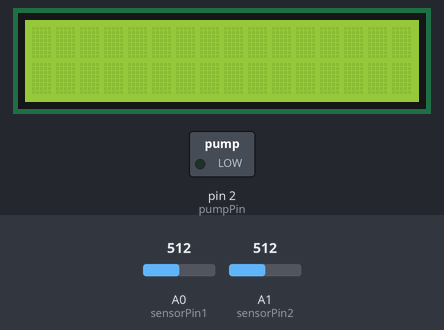
This sketch was run on a simulated Arduino Uno, built with avr-gcc and run on an emulated ATmega328P. Parts: 16×2 character LCD, switched loads named in the sketch (green lamp = pin HIGH). The test bench sets the inputs (shaded band); at power-on: A0 (sensorPin1) = 512, A1 (sensorPin2) = 512. What the sketch prints to the serial monitor is not drawn.

Above: at 1.2 s.
1.3 s: A0 (sensorPin1) set to 893
At 11.0 s:
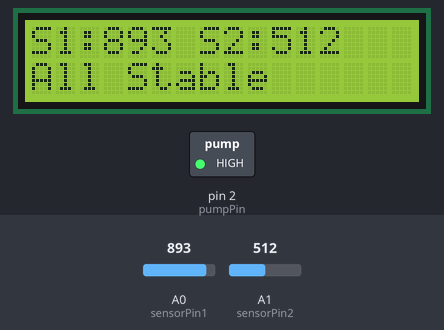
16.2 s: A0 (sensorPin1) set to 907
At 21.1 s:
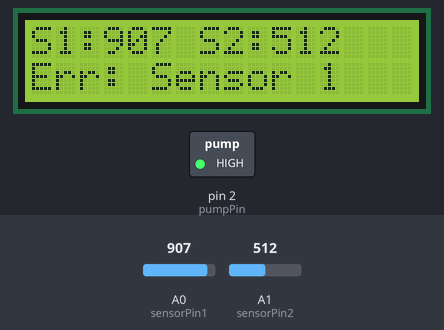
31.1 s: A1 (sensorPin2) set to 886
At 41.1 s:
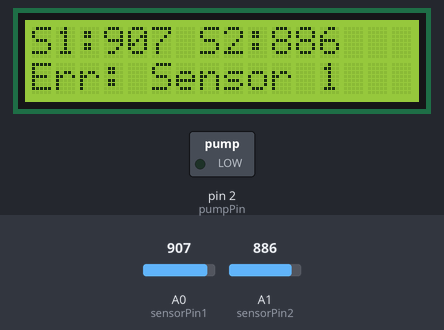
46.0 s: A1 (sensorPin2) set to 912
At 51.1 s:
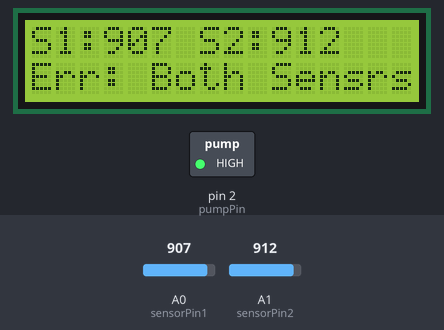
60.9 s: A0 (sensorPin1) set to 900
At 71.1 s:
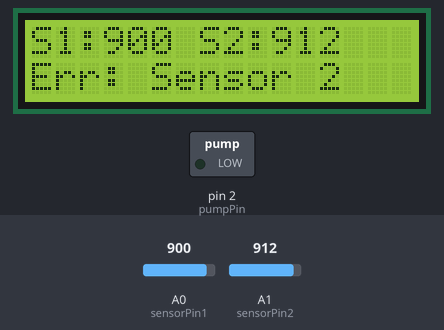
Timing chart, 0 to 72.6 s (numbered marks = the images above; inputs shaded):
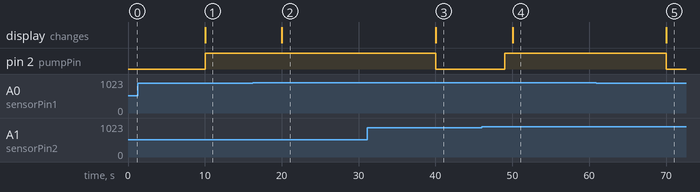

Measured:
- the behaviour switches between 900 and 901 on A0 (sensorPin1) (found by bisection; images 1 and 2)
- the behaviour switches between 900 and 901 on A1 (sensorPin2) (found by bisection; images 3 and 4)
- after the input at 1.3 s, the display: changes after 8.7 s (image 1)
- after the input at 16.2 s, pin 2 (pumpPin): stays HIGH (without the input it goes to LOW after 3.8 s); the display: changes after 3.8 s (image 2)
- after the input at 31.1 s, pin 2 (pumpPin): HIGH → LOW after 8.9 s; the display: changes after 8.9 s (image 3)
- after the input at 46.0 s, pin 2 (pumpPin): goes on until 49.0 s, then stays HIGH; the display: changes after 4.0 s (image 4)
- after the input at 60.9 s, pin 2 (pumpPin): HIGH → LOW after 9.1 s; the display: changes after 9.1 s (image 5)

The sketch:

irrigation_system.ino
```cpp
#include <Wire.h> // Библиотека для I2C
#include <LiquidCrystal_I2C.h> // Подключение библиотеки для дисплея 1602

const int sensorPin1 = A0;  // Пин для первого датчика влажности
const int sensorPin2 = A1;  // Пин для второго датчика влажности
const int pumpPin = 2;       // Пин для насоса
const int thresholdHigh = 600; // Порог включения насоса
const int maxSensorValue = 900;
const int minSensorValue = 100;

LiquidCrystal_I2C lcd(0x27, 16, 2);

bool pumpOn = false; // Состояние насоса
bool sensor1Valid = true;
bool sensor2Valid = true;
unsigned long pumpStartTime = 0; // Время включения насоса
unsigned long pumpCooldownStartTime = 0; // Время начала паузы после выключения
unsigned long lastUpdateTime = 0; // Время последнего обновления
const unsigned long updateInterval = 10000; // Интервал обновления измерений
const unsigned long wateringInterval = 9000;
bool pumpCooldown = false; // Флаг состояния блокировки насоса
bool firstRun = true; // Флаг для отслеживания первого запуска


void setup() {
  Serial.begin(9600);
  pinMode(pumpPin, OUTPUT);
  lcd.init();
  lcd.backlight();
}

void loop() {
  unsigned long currentMillis = millis();

  // Обновление показаний датчиков по таймеру
  if (currentMillis - lastUpdateTime >= updateInterval) {
    lastUpdateTime = currentMillis;

    // Считывание значений с датчиков
    int sensorValue1 = analogRead(sensorPin1);
    int sensorValue2 = analogRead(sensorPin2);

    // Вывод значений датчиков на первой строке дисплея
    if (!pumpOn) { // Дисплей включён только, если насос не работает
      lcd.setCursor(0, 0);
      lcd.print("S1:");
      lcd.print(sensorValue1);
      lcd.print(" S2:");
      lcd.print(sensorValue2);
      lcd.print("  ");
      Serial.println("Sensor 1: ");
      Serial.println(sensorValue1);
      Serial.println("Sensor 2: ");
      Serial.println(sensorValue2);


    }

    // Проверка значений и определение состояния датчиков
    checkSensors(sensorValue1, sensorValue2);

    // Управление насосом в зависимости от состояния
    managePump(sensorValue1, sensorValue2);
  }

  // Управление насосом при включенном состоянии (автоматическое выключение через n секунд)
  if (pumpOn && (millis() - pumpStartTime >= wateringInterval)) {
    digitalWrite(pumpPin, HIGH); // Выключение насоса
    Serial.println("Pump off");
    pumpOn = false;
    pumpCooldown = true; // Устанавливаем блокировку
    pumpCooldownStartTime = millis(); // Запоминаем время начала блокировки
    lcd.backlight(); // Включение подсветки дисплея
    updateDisplayStatus(); // Обновляем статус на дисплее
  }

  // Снятие блокировки насоса через n секунд
  if (pumpCooldown && (millis() - pumpCooldownStartTime >= 10000)) {
    pumpCooldown = false; // Снимаем блокировку
  }
}

void checkSensors(int sensorValue1, int sensorValue2) {
  sensor1Valid = (sensorValue1 <= maxSensorValue && sensorValue1 >= minSensorValue);
  sensor2Valid = (sensorValue2 <= maxSensorValue && sensorValue2 >= minSensorValue);

  // Вывод ошибок на вторую строку дисплея, если насос не работает
  if (!pumpOn) {
    if (!sensor1Valid && !sensor2Valid) {
      lcd.setCursor(0, 1);
      lcd.print("Err: Both Sensrs");
    } else if (!sensor1Valid) {
      lcd.setCursor(0, 1);
      lcd.print("Err: Sensor 1   ");
    } else if (!sensor2Valid) {
      lcd.setCursor(0, 1);
      lcd.print("Err: Sensor 2   ");
    } else {
      // Если ошибок нет и насос не работает, показываем "Стабильно"
      lcd.setCursor(0, 1);
      lcd.print("All Stable      ");
    }
  }
}

void managePump(int sensorValue1, int sensorValue2) {
  // Если оба датчика находятся в ошибочном состоянии, отключаем насос и выходим
  if (!sensor1Valid && !sensor2Valid) {
    digitalWrite(pumpPin, HIGH); // Отключение насоса
    pumpOn = false;
    pumpCooldown = false; // Сбрасываем блокировку насоса
    return;
  }

  // Если один из датчиков невалиден, управление насосом будет производиться только по валидному датчику
  if (!sensor1Valid && sensor2Valid) {
    controlPump(sensorValue2);
  } else if (sensor1Valid && !sensor2Valid) {
    controlPump(sensorValue1);
  } else if (sensor1Valid && sensor2Valid) {
    int avgValue = (sensorValue1 + sensorValue2) / 2;
    controlPump(avgValue);
  } else {
    // В любом другом случае насос отключается
    digitalWrite(pumpPin, HIGH);
    pumpOn = false;
  }
}

void controlPump(int sensorValue) {
  if (firstRun) {
    firstRun = false; // После первого запуска сбрасываем флаг
    pumpOn = false;
    digitalWrite(pumpPin, HIGH);
    return;
  }

  // Включение насоса при превышении порога и отсутствии блокировки
  if (sensorValue > thresholdHigh && !pumpOn && !pumpCooldown) {
    digitalWrite(pumpPin, LOW); // Включение насоса
    Serial.println("Watering is on");
    pumpOn = true;
    pumpStartTime = millis(); // Запоминаем время включения
    //lcd.noBacklight(); // Отключение подсветки дисплея
  }

  // Выключение насоса через определённое время или по другому условию
  if (pumpOn && (millis() - pumpStartTime >= wateringInterval)) {
    digitalWrite(pumpPin, HIGH); // Выключение насоса
    Serial.println("Watering is off");
    pumpOn = false;
    pumpCooldown = true; // Устанавливаем блокировку
    pumpCooldownStartTime = millis(); // Запоминаем время начала блокировки
    //lcd.backlight(); // Включение подсветки дисплея при выключении насоса
  }
}


void updateDisplayStatus() {
  // Обновление статуса на дисплее после выключения насоса
  if (!sensor1Valid && !sensor2Valid) {
    lcd.setCursor(0, 1);
    lcd.print("Err: Both Sensrs");
  } else if (!sensor1Valid) {
    lcd.setCursor(0, 1);
    lcd.print("Err: Sensor 1   ");
  } else if (!sensor2Valid) {
    lcd.setCursor(0, 1);
    lcd.print("Err: Sensor 2   ");
  } else {
    lcd.setCursor(0, 1);
    lcd.print("All Stable      ");
  }
}
```
